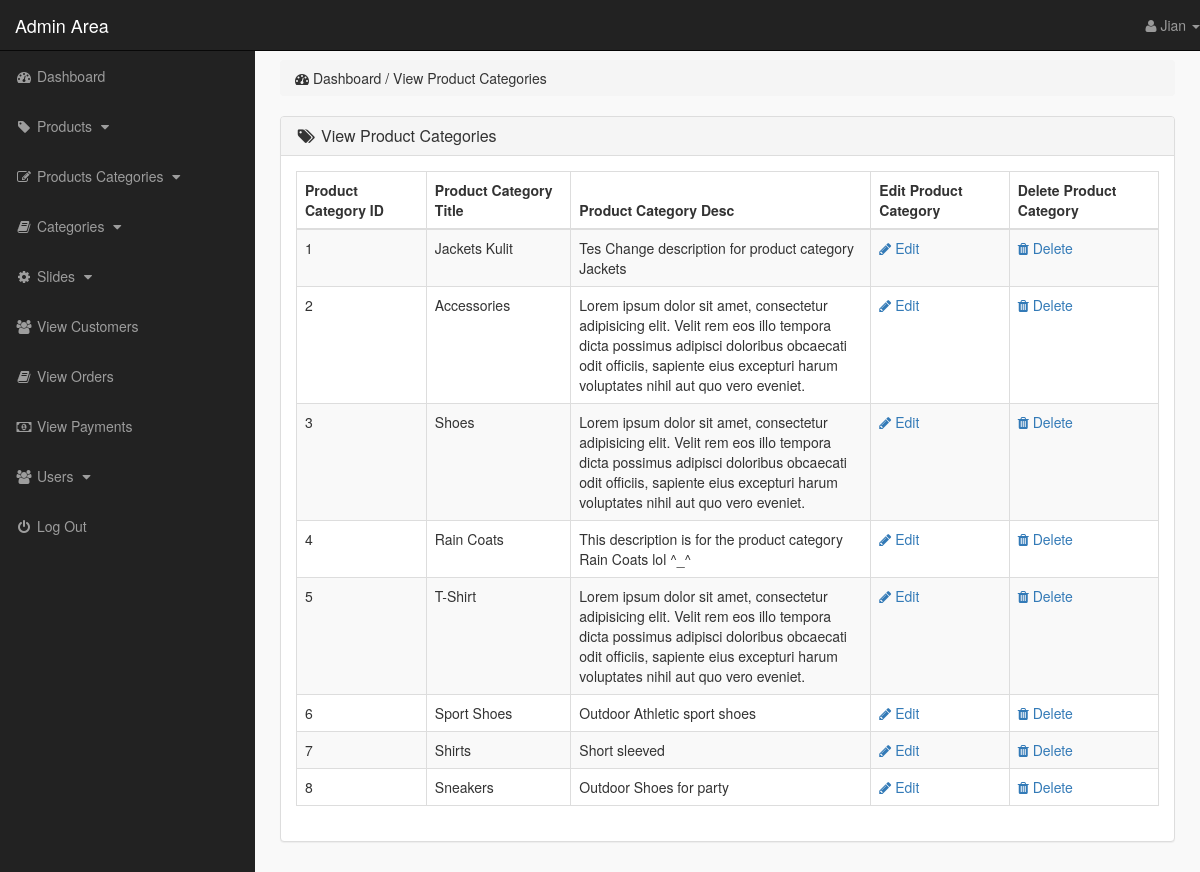
Screenshot of /admin_area/index.php?view_p_cats (signed in) with the database file from the repository.
### tables this page shows
CREATE TABLE `product_categories` (
  `p_cat_id` int(10) NOT NULL,
  `p_cat_title` text NOT NULL,
  `p_cat_desc` text NOT NULL
);

### admin_area/view_p_cats.php (the view)
<?php
    if(!isset($_SESSION['admin_email'])){
        echo "<script>window.open('login.php','_self')</script>";
    }else{
?>
<div class="row">
    <div class="col-lg-12">
        <ol class="breadcrumb">
            <li>
                <i class="fa fa-dashboard"></i> Dashboard / View Product Categories
            </li>
        </ol>
    </div>
</div>
<div class="row">
    <div class="col-lg-12">
        <div class="panel panel-default">
            <div class="panel-heading">
                <h3 class="panel-title">
                    <i class="fa fa-tags fa-fw"></i> View Product Categories
                </h3>
            </div>
            <div class="panel-body">
                <div class="table-responsive">
                    <table class="table table-hover table-striped table-bordered">
                        <thead>
                            <tr>
                                <th> Product Category ID </th>
                                <th> Product Category Title </th>
                                <th> Product Category Desc </th>
                                <th> Edit Product Category </th>
                                <th> Delete Product Category </th>
                            </tr>
                        </thead>
                        <tbody>
                            <?php
                                $i=0;
                                $get_p_cats = "select * from product_categories";
                                $run_p_cats = mysqli_query($con,$get_p_cats);
                                while($row_p_cats=mysqli_fetch_array($run_p_cats)){
                                    $p_cat_id = $row_p_cats['p_cat_id'];
                                    $p_cat_title = $row_p_cats['p_cat_title'];
                                    $p_cat_desc = $row_p_cats['p_cat_desc'];
                                    $i++;
                            ?>
                            <tr>
                                <td> <?php echo $i; ?> </td>
                                <td> <?php echo $p_cat_title; ?> </td>
                                <td width="300"> <?php echo $p_cat_desc; ?> </td>
                                <td>
                                    <a href="index.php?edit_p_cat= <?php echo $p_cat_id; ?> ">
                                        <i class="fa fa-pencil"></i> Edit
                                    </a>
                                </td>
                                <td>
                                    <a href="index.php?delete_p_cat= <?php echo $p_cat_id; ?> ">
                                        <i class="fa fa-trash"></i> Delete
                                    </a>
                                </td>
                            </tr>
                            <?php } ?>
                        </tbody>
                    </table>
                </div>
            </div>
        </div>
    </div>
</div>
<?php } ?>

### admin_area/includes/sidebar.php (shortened to what this page needs)
<?php
    if(!isset($_SESSION['admin_email'])){
        echo "<script>window.open('login.php','_self')</script>";
    }else{
?>
<nav class="navbar navbar-inverse navbar-fixed-top">
    <div class="navbar-header">
        <a href="index.php?dashboard" class="navbar-brand">Admin Area</a>
    </div>
    <ul class="nav navbar-right top-nav">
        <li class="dropdown">
            <a href="#" class="dropdown-toggle" data-toggle="dropdown">
                <i class="fa fa-user"></i> <?php echo $admin_name;  ?> <b class="caret"></b>
            </a>
        </li>
    </ul>
    <div class="collapse navbar-collapse navbar-ex1-collapse">
        <ul class="nav navbar-nav side-nav">
            <li>
                <a href="index.php?dashboard">
                        <i class="fa fa-fw fa-dashboard"></i> Dashboard
                </a>
            </li>
            <li>
                <a href="#" data-toggle="collapse" data-target="#products">
                        <i class="fa fa-fw fa-tag"></i> Products
                        <i class="fa fa-fw fa-caret-down"></i>
                </a>
            </li>
            <li>
                <a href="#" data-toggle="collapse" data-target="#p_cat">
                        <i class="fa fa-fw fa-edit"></i> Products Categories
                        <i class="fa fa-fw fa-caret-down"></i>
                </a>
            </li>
            <li>
                <a href="#" data-toggle="collapse" data-target="#cat">
                        <i class="fa fa-fw fa-book"></i> Categories
                        <i class="fa fa-fw fa-caret-down"></i>
                </a>
            </li>
            <li>
                <a href="#" data-toggle="collapse" data-target="#slides">
                        <i class="fa fa-fw fa-gear"></i> Slides
                        <i class="fa fa-fw fa-caret-down"></i>
                </a>
            </li>
            <li>
                <a href="index.php?view_customers">
                    <i class="fa fa-fw fa-users"></i> View Customers
                </a>
            </li>
            <li>
                <a href="index.php?view_orders">
                    <i class="fa fa-fw fa-book"></i> View Orders
                </a>
            </li>
            <li>
                <a href="index.php?view_payments">
                    <i class="fa fa-fw fa-money"></i> View Payments
                </a>
            </li>
            <li>
                <a href="#" data-toggle="collapse" data-target="#users">
                        <i class="fa fa-fw fa-users"></i> Users
                        <i class="fa fa-fw fa-caret-down"></i>
                </a>
            </li>
            <li>
                <a href="logout.php">
                    <i class="fa fa-fw fa-power-off"></i> Log Out
                </a>
            </li>
        </ul>
    </div>
</nav>
<?php } ?>

### admin_area/css/style.css (style rules this page uses)
body { margin-top: 100px; }
@media (min-width: 768px) { body { margin-top: 50px; } }
.top-nav { 0 15px; }
.top-nav>li { float: left; display: inline-block; }
.top-nav>li>a { color: #999999; line-height: 20px; padding-top: 15px; padding-bottom: 15px; }
@media (min-width: 768px) { .side-nav { position: fixed; top: 51px; bottom: 0; width: 255px; overflow-y: auto; overflow-x: hidden; background-color: #222222; padding-bottom: 40px; border-radius: 0; } }
@media (min-width: 768px) { .side-nav>li>a { width: 255px; } }
.panel-body { border-radius: 5px; }

### rows the page displays
product_categories: p_cat_title "Jackets Kulit", p_cat_desc "Tes Change description for product category Jackets"
product_categories: p_cat_title "Accessories", p_cat_desc "Lorem ipsum dolor sit amet, consectetur adipisicing elit. Velit rem eos illo tempora dicta possimus adipisci doloribus obcaecati odit officiis, sapiente eius excepturi harum voluptates nihil aut quo vero eveniet."
product_categories: p_cat_title "Shoes", p_cat_desc "Lorem ipsum dolor sit amet, consectetur adipisicing elit. Velit rem eos illo tempora dicta possimus adipisci doloribus obcaecati odit officiis, sapiente eius excepturi harum voluptates nihil aut quo vero eveniet."
product_categories: p_cat_title "Rain Coats", p_cat_desc "This description is for the product category Rain Coats lol ^_^"
product_categories: p_cat_title "T-Shirt", p_cat_desc "Lorem ipsum dolor sit amet, consectetur adipisicing elit. Velit rem eos illo tempora dicta possimus adipisci doloribus obcaecati odit officiis, sapiente eius excepturi harum voluptates nihil aut quo vero eveniet."
product_categories: p_cat_title "Sport Shoes", p_cat_desc "Outdoor Athletic sport shoes"
product_categories: p_cat_title "Shirts", p_cat_desc "Short sleeved"
product_categories: p_cat_title "Sneakers", p_cat_desc "Outdoor Shoes for party"

### other values shown
$admin_name "Jian"
